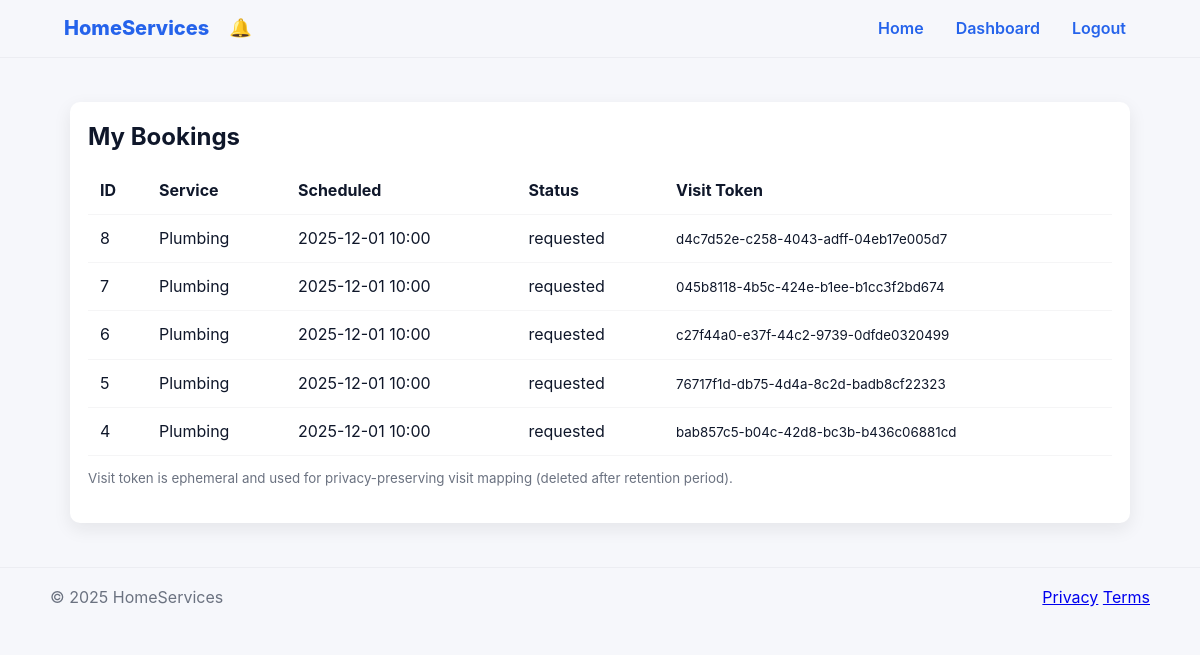
The page /my_bookings (signed in) on the database its author committed.
### models.py (models this page shows)
class Booking(Base):
    __tablename__ = "bookings"
    id = Column(Integer, primary_key=True)
    client_id = Column(Integer, ForeignKey("users.id"))
    service_type_id = Column(Integer, ForeignKey("service_types.id"))
    description = Column(Text)
    scheduled_time = Column(String(120))
    status = Column(String(30), default="requested")
    created_at = Column(DateTime(timezone=True), server_default=sqlfunc.now())
    ephemeral_visit_id = Column(String(120), default=generate_uuid)
    client = relationship("User", back_populates="bookings", foreign_keys=[client_id])
    service_type = relationship("ServiceType")
    worker_id = Column(Integer, ForeignKey("users.id"), nullable=True)
    worker = relationship("User", back_populates="claimed_bookings", foreign_keys=[worker_id])

class ServiceType(Base):
    __tablename__ = "service_types"
    id = Column(Integer, primary_key=True)
    name = Column(String(120))
    description = Column(Text)

### app.py (the view)
@app.route("/my_bookings")
@login_required
def my_bookings():
    s = SessionLocal()
    try:
        myb = s.query(Booking).options(joinedload(Booking.service_type)).filter_by(client_id=current_user.id).order_by(Booking.created_at.desc()).all()
    finally:
        s.close()
    return render_template("my_bookings.html", bookings=myb)

### app.py (called while the page is built)
@login_manager.user_loader
def load_user(user_id):
    s = SessionLocal()
    try:
        u = s.query(User).get(int(user_id))
    finally:
        s.close()
    if u:
        return LoginUser(u)
    return None

@app.before_request
def session_management():
    session.permanent = True
    session.modified = True

@app.after_request
def set_additional_headers(response):
    response.headers['X-Content-Type-Options'] = 'nosniff'
    response.headers['Referrer-Policy'] = 'no-referrer'
    return response

@app.context_processor
def inject_current_year():
    try:
        return {'current_year': datetime.datetime.utcnow().year}
    except Exception:
        return {'current_year': ''}

@app.context_processor
def inject_notification_helpers():
    def get_unread_count():
        try:
            if not (current_user and getattr(current_user, 'is_authenticated', False)):
                return 0
            s = SessionLocal()
            try:
                return s.query(Notification).filter_by(user_id=current_user.id, read=False).count()
            finally:
                s.close()
        except Exception:
            return 0
    return {'get_unread_count': get_unread_count}

### templates/my_bookings.html
{% extends "layout.html" %}
{% block body_class %}bookings{% endblock %}
{% block content %}
<div class="card">
  <h2>My Bookings</h2>
  <div style="overflow:auto">
  <table>
    <thead>
      <tr><th>ID</th><th>Service</th><th>Scheduled</th><th>Status</th><th>Visit Token</th></tr>
    </thead>
    <tbody>
    {% for b in bookings %}
      <tr>
        <td>{{ b.id }}</td>
        <td>{{ b.service_type.name }}</td>
        <td>{{ b.scheduled_time }}</td>
        <td>{{ b.status }}</td>
        <td><small>{{ b.ephemeral_visit_id }}</small></td>
      </tr>
    {% endfor %}
    </tbody>
  </table>
  </div>
  <p class="muted" style="margin-top:10px"><small>Visit token is ephemeral and used for privacy-preserving visit mapping (deleted after retention period).</small></p>
</div>
{% endblock %}

### static/css/style.css (style rules this page uses)
:root { --bg: #f6f7fb; --card: #ffffff; --muted: #6b7280; --radius: 10px; --shadow: 0 6px 18px rgba(23, 23, 23, 0.08); --accent-home: #0ea5a4; --accent-auth: #7c3aed; --accent-dashboard: #10b981; --accent-book: #fb923c; --accent-blue: #2563eb; --accent-indigo: #4f46e5; --accent-admin: #dc2626; }
* { box-sizing: border-box }
html, body { height: 100% }
body { font-family: Inter, system-ui, -apple-system, 'Segoe UI', Roboto, 'Helvetica Neue', Arial; margin: 0; padding: 0; background: var(--bg); color: #0f172a; line-height: 1.45 }
.card { background: var(--card); border-radius: var(--radius); box-shadow: var(--shadow); padding: 18px }
h1, h2, h3 { color: #0f172a; margin: 0 0 12px }
table { width: 100%; border-collapse: collapse; background: transparent }
table th, table td { padding: 12px; border-bottom: 1px solid rgba(15, 23, 42, 0.04); text-align: left }
.muted { color: var(--muted) }

### rows shown on the page
Booking: id "8", service_type.name "Plumbing", scheduled_time "2025-12-01 10:00", status "requested", ephemeral_visit_id "d4c7d52e-c258-4043-adff-04eb17e005d7"
Booking: id "7", service_type.name "Plumbing", scheduled_time "2025-12-01 10:00", status "requested", ephemeral_visit_id "045b8118-4b5c-424e-b1ee-b1cc3f2bd674"
Booking: id "6", service_type.name "Plumbing", scheduled_time "2025-12-01 10:00", status "requested", ephemeral_visit_id "c27f44a0-e37f-44c2-9739-0dfde0320499"
Booking: id "5", service_type.name "Plumbing", scheduled_time "2025-12-01 10:00", status "requested", ephemeral_visit_id "76717f1d-db75-4d4a-8c2d-badb8cf22323"
Booking: id "4", service_type.name "Plumbing", scheduled_time "2025-12-01 10:00", status "requested", ephemeral_visit_id "bab857c5-b04c-42d8-bc3b-b436c06881cd"
